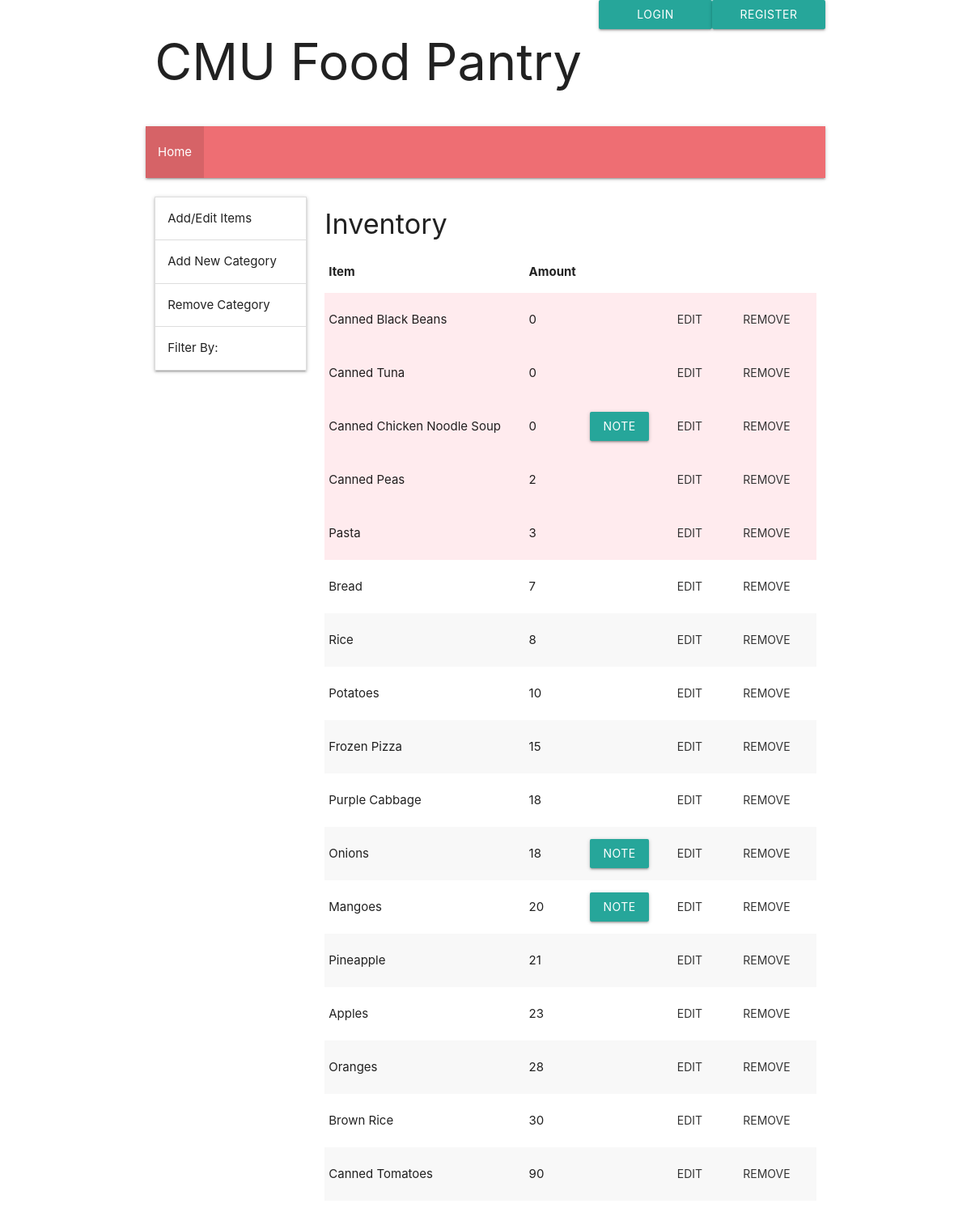
Page /inventory on the committed database.
### flaskTest.py (models this page shows, shortened)
class Items(database.Model):
    id = database.Column("id", database.Integer, primary_key = True)
    name = database.Column(database.String(100))
    amount = database.Column(database.Integer)
    note = database.Column(database.Text)
    categories = database.relationship("Categories", secondary=itemCategories, backref=database.backref("items", lazy="dynamic"))

### flaskTest.py (the view, shortened to what this page needs)
@app.route("/inventory", methods = ["POST", "GET"])
def inventory():
    return goto_page_inventory(catList = Categories.query.all(), values = Items.query.order_by(Items.amount).all(), editItemID = "None")

### flaskTest.py (called while the page is built)
def get_session_display():
    if "name" in session:
        return (True, session["name"])
    else:
        return (False, "")

def goto_page_inventory(catList, values, editItemID):
    sd = get_session_display()
    return render_template("staff_inventory.html", catList=catList, values=values, editItemID=editItemID, auth=sd[0], user=sd[1])

### templates/staff_inventory.html (shortened to what this page needs)
{% extends "base.html" %}
{% block content %}
    <div class="row section">
        <div class="col s3">
            <ul class="collapsible">
                <li>
                    <div class="collapsible-header">Add/Edit Items</div>
                </li>
                <li>
                    <div class="collapsible-header">Add New Category</div>
                </li>
                <li>
                    <div class="collapsible-header">Remove Category</div>
                </li>
                <li>
                    <div class="collapsible-header">Filter By:</div>
                </li>
            </ul><br>
        </div>
        <div class = "col s9">
            <h4>Inventory</h4>
            <table class = "striped">
                <thead>
                    <tr>
                        <th>Item</th>
                        <th>Amount</th>
                    </tr>
                </thead>
                <tbody>
                    {% for item in values %}
                        {% if item.id == editItemID %}
                            <div id="scrollTo">
                                <tr>
                                    <form action="#" method="post">
                                        <td>
                                            <input type="text" name="newName" placeholder={{item.name}} required>
                                        </td>
                                        <td>
                                            <input type="number" name="newAmount" placeholder={{item.amount}} min="0" required>
                                        </td>
                                        <td>
                                            <button type="submit" class="waves-effect waves-light btn-small" formmethod="post" formaction="#" name="editedItemID" value={{item.id}}>Save</button>
                                        </td>
                                    </form>
                                </tr>
                            </div>
                        {% else %}
                            {% if item.amount <= 5 %}
                                <tr class="red lighten-5">
                                    <td>{{item.name}}</td>
                                    <td>{{item.amount}}</td>
                                    <td>
                                        {% if item.note != "" %}
                                            <a class="waves-effect waves-light btn modal-trigger" href="#{{item.id}}">Note</a>
                                        {% endif %}
                                    </td>
                                    <td>
                                        <form action="#" method="post">
                                            <button type="submit" class="waves-effect waves-teal btn-flat" formmethod="post" formaction="#" name="editItemID" value={{item.id}}>Edit</button>
                                        </form>
                                    </td>
                                    <td>
                                        <form action="#" method="post">
                                            <button type="submit" class="waves-effect waves-teal btn-flat" formmethod="post" formaction="#" name="removeItemID" value={{item.id}}>Remove</button>
                                        </form>
                                    </td>
                                </tr>
                            {% else %}
                                <tr>
                                    <td>{{item.name}}</td>
                                    <td>{{item.amount}}</td>
                                    <td>
                                        {% if item.note != "" %}
                                            <a class="waves-effect waves-light btn modal-trigger" href="#{{item.id}}">Note</a>
                                        {% endif %}
                                    </td>
                                    <td>
                                        <form action="#" method="post">
                                            <button type="submit" class="waves-effect waves-teal btn-flat" formmethod="post" formaction="#" name="editItemID" value={{item.id}}>Edit</button>
                                        </form>
                                    </td>
                                    <td>
                                        <form action="#" method="post">
                                            <button type="submit" class="waves-effect waves-teal btn-flat" formmethod="post" formaction="#" name="removeItemID" value={{item.id}}>Remove</button>
                                        </form>
                                    </td>
                                </tr>
                            {% endif %}
                        {% endif %}
                    {% endfor %}
                </tbody>
            </table>
        </div>
    </div>
{% endblock %}

### templates/base.html (shortened to what this page needs)
<!DOCTYPE html>
<html lang = "en">
<head>
    <link rel="stylesheet" href="https://cdnjs.cloudflare.com/ajax/libs/materialize/1.0.0/css/materialize.min.css">
</head>
<body>
    <div class="container">
        <div class="row">
            <h1 class="col s8">CMU Food Pantry</h1>
            {% if auth %}
                <h6 class="col s2">Logged in as {{user}}</h6>
                <a class="waves-effect waves-light btn col s2" href="/logout">Logout</a>
            {% else %}
                <a class="waves-effect waves-light btn col s2" href="/login">Login</a>
                <a class="waves-effect waves-light btn col s2" href="/register">Register</a>
            {% endif %}
        </div>
        <nav>
            <div class="nav-wrapper">
                <ul id="nav-mobile" class="left hide-on-med-and-down">
                    {% if auth %}
                        {% block nav_content %}
                        {% include "staff_nav.html" %}
                        {% endblock %}
                    {% else %}
                        {% include "nav.html" %}
                    {% endif %}
                </ul>
            </div>
        </nav>
        {% block content %}{% endblock %}
    </div>
</body>
</html>

### templates/nav.html
<li class = "active"><a href="/">Home</a></li>

### rows in the picture
Items: name "Canned Black Beans", amount "0", {{ item.id }} 12 (drawn)
Items: name "Canned Tuna", amount "0", {{ item.id }} 21 (drawn)
Items: name "Canned Chicken Noodle Soup", amount "0", {{ item.id }} 24 (drawn)
Items: name "Canned Peas", amount "2", {{ item.id }} 20 (drawn)
Items: name "Pasta", amount "3", {{ item.id }} 10 (drawn)
Items: name "Bread", amount "7", {{ item.id }} 16 (drawn)
Items: name "Rice", amount "8", {{ item.id }} 4 (drawn)
Items: name "Potatoes", amount "10", {{ item.id }} 14 (drawn)
Items: name "Frozen Pizza", amount "15", {{ item.id }} 11 (drawn)
Items: name "Purple Cabbage", amount "18", {{ item.id }} 15 (drawn)
Items: name "Onions", amount "18", {{ item.id }} 19 (drawn)
Items: name "Mangoes", amount "20", {{ item.id }} 8 (drawn)
Items: name "Pineapple", amount "21", {{ item.id }} 13 (drawn)
Items: name "Apples", amount "23", {{ item.id }} 17 (drawn)
Items: name "Oranges", amount "28", {{ item.id }} 23 (drawn)
Items: name "Brown Rice", amount "30", {{ item.id }} 22 (drawn)
Items: name "Canned Tomatoes", amount "90", {{ item.id }} 18 (drawn)
